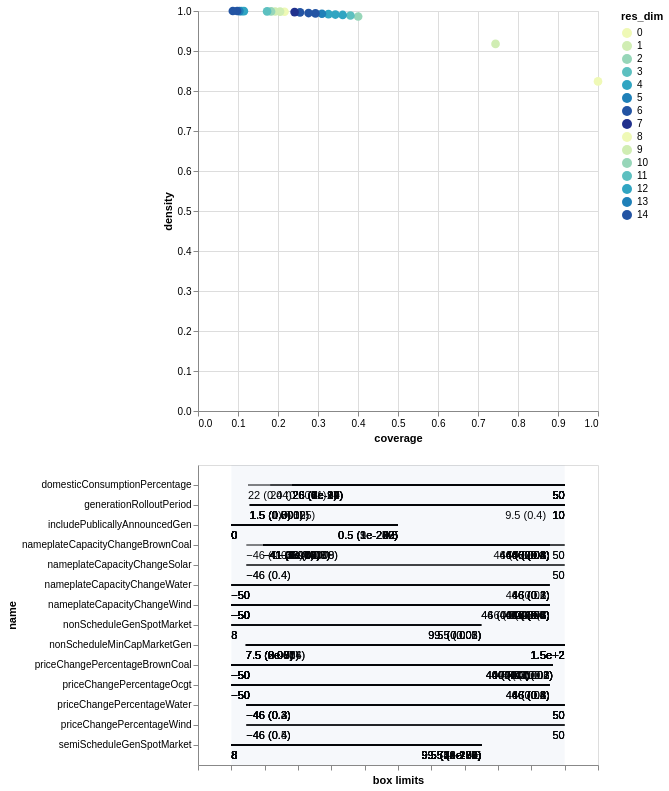

Write notebook code for a chart like this one.
### Code cell
box1.inspect_tradeoff()

### Figure 1 — Vega-Lite specification as saved in the notebook (floating-point values rounded to 4 significant figures; data arrays with more than 128 entries replaced by an {"elided": "..."} marker saying what was removed)
{"config": {"view": {"continuousWidth": 400, "continuousHeight": 300}}, "vconcat": [{"data": {"name": "data-8b5be464483af3952b3029d6842320ba"}, "mark": {"type": "circle", "size": 75}, "encoding": {"color": {"type": "ordinal", "field": "res_dim", "scale": {"range": ["#eff9b6", "#d0edb3", "#97d6b9", "#5dc0c0", "#31a5c2", "#1f80b8", "#2354a3", "#21318d"]}}, "opacity": {"condition": {"value": 1, "selection": "selector006"}, "value": 0.4}, "tooltip": [{"type": "ordinal", "field": "id"}, {"type": "quantitative", "field": "coverage", "format": ".2"}, {"type": "quantitative", "field": "density", "format": ".2"}, {"type": "ordinal", "field": "res_dim"}], "x": {"type": "quantitative", "field": "coverage"}, "y": {"type": "quantitative", "field": "density"}}, "height": 400, "selection": {"selector006": {"type": "single", "fields": ["id"]}}, "width": 400}, {"layer": [{"data": {"name": "data-59732cea0e288430f88e73e5581479c8"}, "mark": "rule", "encoding": {"x": {"type": "quantitative", "axis": {"grid": false, "labels": false, "title": "box limits"}, "field": "x_lower", "scale": {"domain": [0, 1], "padding": 0.1}}, "x2": {"field": "x_upper"}, "y": {"type": "nominal", "field": "name", "scale": {"padding": 1.0}}}, "transform": [{"calculate": "(datum.x1-datum.minimum)/(datum.maximum-datum.minimum)", "as": "x_lower"}, {"calculate": "(datum.x2-datum.minimum)/(datum.maximum-datum.minimum)", "as": "x_upper"}, {"filter": {"selection": "selector006"}}], "width": 400}, {"data": {"name": "data-59732cea0e288430f88e73e5581479c8"}, "mark": {"type": "text", "align": "left", "baseline": "top", "dy": 5}, "encoding": {"text": {"type": "ordinal", "field": "text"}, "x": {"type": "quantitative", "axis": {"grid": false, "labels": false, "title": "box limits"}, "field": "x_lower", "scale": {"domain": [0, 1], "padding": 0.1}}, "x2": {"field": "x_upper"}, "y": {"type": "nominal", "field": "name", "scale": {"padding": 1.0}}}, "transform": [{"calculate": "(datum.x1-datum.minimum)/(datum.maximum-datum.minimum)", "as": "x_lower"}, {"calculate": "(datum.x2-datum.minimum)/(datum.maximum-datum.minimum)", "as": "x_upper"}, {"filter": {"selection": "selector006"}}, {"calculate": "datum.qp_lower>0?format(datum.x1, \".2\")+\" (\"+format(datum.qp_lower, \".1~g\")+\")\" :format(datum.x1, \".2\")", "as": "text"}], "width": 400}, {"data": {"name": "data-59732cea0e288430f88e73e5581479c8"}, "mark": {"type": "text", "align": "right", "baseline": "top", "dy": 5}, "encoding": {"text": {"type": "ordinal", "field": "text"}, "x": {"type": "quantitative", "field": "x_upper"}, "x2": {"field": "x_upper"}, "y": {"type": "nominal", "field": "name", "scale": {"padding": 1.0}}}, "transform": [{"calculate": "(datum.x1-datum.minimum)/(datum.maximum-datum.minimum)", "as": "x_lower"}, {"calculate": "(datum.x2-datum.minimum)/(datum.maximum-datum.minimum)", "as": "x_upper"}, {"filter": {"selection": "selector006"}}, {"calculate": "datum.qp_upper>0?format(datum.x2, \".2\")+\" (\"+format(datum.qp_upper, \".1\")+\")\" :format(datum.x2, \".2\")", "as": "text"}], "width": 400}, {"data": {"name": "data-bb8d07f6df3d47a6a475317795287b23"}, "mark": {"type": "rect", "opacity": 0.05}, "encoding": {"x": {"type": "quantitative", "field": "start"}, "x2": {"field": "end"}}}, {"data": {"name": "data-d751713988987e9331980363e24189ce"}, "mark": "point", "encoding": {"x": {"type": "quantitative", "field": "x"}, "y": {"type": "nominal", "field": "name"}}, "transform": [{"filter": {"selection": "selector006"}}], "width": 400}, {"data": {"name": "data-d751713988987e9331980363e24189ce"}, "mark": {"type": "text", "align": "center", "baseline": "top", "dy": 5}, "encoding": {"text": {"type": "nominal", "field": "item"}, "x": {"type": "quantitative", "field": "x"}, "y": {"type": "nominal", "field": "name"}}, "transform": [{"filter": {"selection": "selector006"}}], "width": 400}]}], "$schema": "https://vega.github.io/schema/vega-lite/v4.0.2.json", "datasets": {"data-8b5be464483af3952b3029d6842320ba": [{"coverage": 1.0, "density": 0.824, "id": 0, "mass": 1.0, "mean": 0.824, "res_dim": 0}, {"coverage": 0.7438, "density": 0.9177, "id": 1, "mass": 0.6679, "mean": 0.9177, "res_dim": 1}, {"coverage": 0.4004, "density": 0.9863, "id": 2, "mass": 0.3345, "mean": 0.9863, "res_dim": 2}, {"coverage": 0.3811, "density": 0.9888, "id": 3, "mass": 0.3175, "mean": 0.9888, "res_dim": 3}, {"coverage": 0.3618, "density": 0.9901, "id": 4, "mass": 0.301, "mean": 0.9901, "res_dim": 4}, {"coverage": 0.3435, "density": 0.9911, "id": 5, "mass": 0.2855, "mean": 0.9911, "res_dim": 4}, {"coverage": 0.3262, "density": 0.9921, "id": 6, "mass": 0.2709, "mean": 0.9921, "res_dim": 4}, {"coverage": 0.3099, "density": 0.9931, "id": 7, "mass": 0.2571, "mean": 0.9931, "res_dim": 5}, {"coverage": 0.2936, "density": 0.994, "id": 8, "mass": 0.2434, "mean": 0.994, "res_dim": 6}, {"coverage": 0.2764, "density": 0.9949, "id": 9, "mass": 0.2289, "mean": 0.9949, "res_dim": 6}, {"coverage": 0.2551, "density": 0.9966, "id": 10, "mass": 0.2109, "mean": 0.9966, "res_dim": 6}, {"coverage": 0.2414, "density": 0.9973, "id": 11, "mass": 0.1995, "mean": 0.9973, "res_dim": 7}, {"coverage": 0.2163, "density": 0.9982, "id": 12, "mass": 0.1785, "mean": 0.9982, "res_dim": 8}, {"coverage": 0.2052, "density": 0.9985, "id": 13, "mass": 0.1693, "mean": 0.9985, "res_dim": 9}, {"coverage": 0.1929, "density": 0.9988, "id": 14, "mass": 0.1591, "mean": 0.9988, "res_dim": 9}, {"coverage": 0.1826, "density": 0.9989, "id": 15, "mass": 0.1507, "mean": 0.9989, "res_dim": 10}, {"coverage": 0.1727, "density": 0.9991, "id": 16, "mass": 0.1424, "mean": 0.9991, "res_dim": 11}, {"coverage": 0.1147, "density": 0.9997, "id": 17, "mass": 0.09457, "mean": 0.9997, "res_dim": 12}, {"coverage": 0.109, "density": 0.9997, "id": 18, "mass": 0.08982, "mean": 0.9997, "res_dim": 12}, {"coverage": 0.1035, "density": 0.9998, "id": 19, "mass": 0.08533, "mean": 0.9998, "res_dim": 13}, {"coverage": 0.09786, "density": 0.9999, "id": 20, "mass": 0.08064, "mean": 0.9999, "res_dim": 14}, {"coverage": 0.08706, "density": 1.0, "id": 21, "mass": 0.07174, "mean": 1.0, "res_dim": 14}], "data-59732cea0e288430f88e73e5581479c8": {"elided": "160 records"}, "data-bb8d07f6df3d47a6a475317795287b23": [{"end": 1, "start": 0}], "data-d751713988987e9331980363e24189ce": []}}
